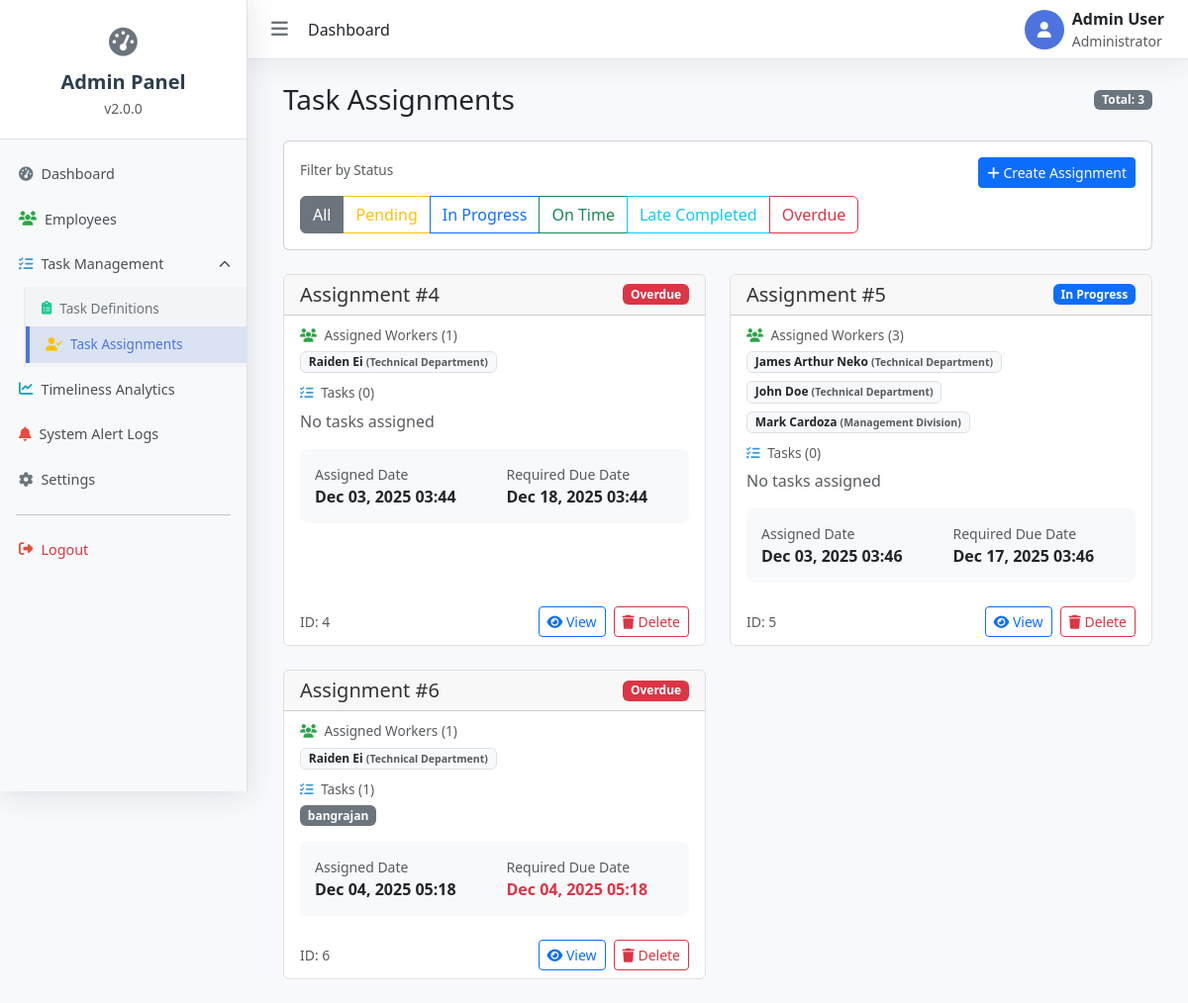
Before: /dashboard/assignments/ with the older database file.
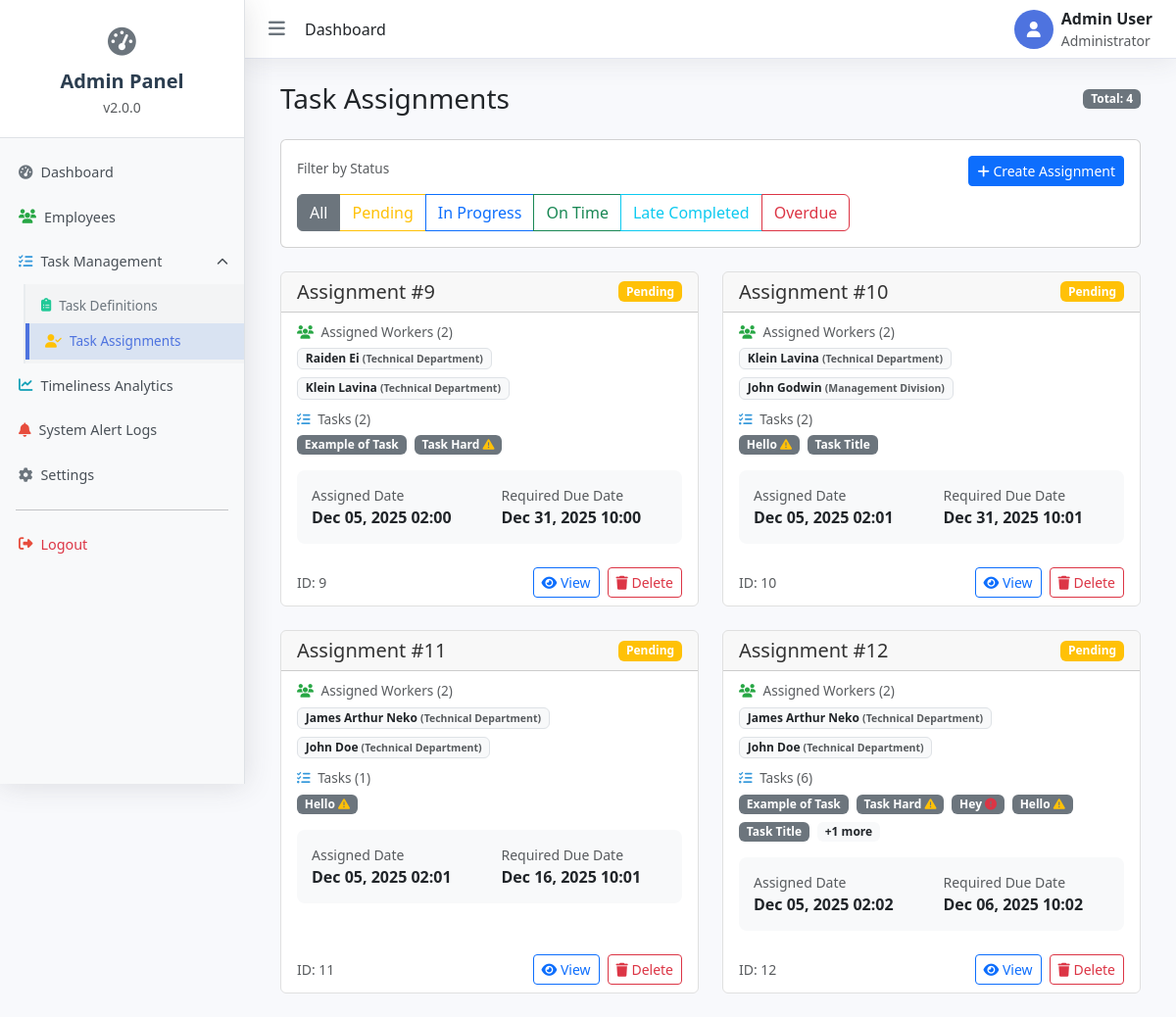
After: the same page with the newer database file.
### ttms_app/models.py (models this page shows, shortened)
class TaskAssignment(models.Model):
    STATUS_CHOICES = [
        ('P', 'Pending'),
        ('IP', 'In Progress'),
        ('OT', 'On Time Completed'),
        ('L', 'Late Completed'),
        ('D', 'Overdue'),
    ]
    worker = models.ManyToManyField(Employee, related_name='assigned_tasks')
    task = models.ManyToManyField(Task, related_name='assignments')
    assigned_date = models.DateTimeField(default=timezone.now)
    required_due_date = models.DateTimeField(
        help_text="The ultimate deadline for all tasks within this assignment."
    )
    actual_completion_date = models.DateTimeField(null=True, blank=True)
    submission_status = models.CharField(max_length=2, choices=STATUS_CHOICES, default='P')
    class Meta:
        ordering = ['required_due_date']
        verbose_name = "Task Assignment"

class Employee(models.Model):
    full_name = models.CharField(max_length=150)
    email = models.EmailField(unique=True)
    department = models.CharField(max_length=100, blank=True, null=True)
    role = models.CharField(max_length=100, blank=True, null=True)
    notification_preference = models.CharField(
        max_length=10,
        choices=[('email', 'Email'), ('in_app', 'In-App'), ('none', 'None')],
        default='email'
    )
    class Meta:
        verbose_name = "Employee"
        verbose_name_plural = "Employees"

class Task(models.Model):
    title = models.CharField(max_length=200)
    description = models.TextField(blank=True)
    standard_duration_days = models.PositiveSmallIntegerField(
        default=3,
        help_text="Standard number of days for task completion."
    )
    priority = models.CharField(
        max_length=10,
        choices=[('high', 'High'), ('medium', 'Medium'), ('low', 'Low')],
        default='medium'
    )
    class Meta:
        verbose_name = "Task Definition"
        verbose_name_plural = "Task Definitions"

### ttms_app/views.py (the view)
# urls.py: path('assignments/', views.assignments_view, name='assignments'),
def assignments_view(request):
    assignments = TaskAssignment.objects.all().order_by('id')
    status_filter = request.GET.get('status', 'all')
    if status_filter != 'all':
        assignments = assignments.filter(submission_status=status_filter)
    context = {
        'assignments': assignments,
        'now': timezone.now(),
        'employees': Employee.objects.all(),
        'tasks': Task.objects.all()
    }
    return render(request, 'admin_dashboard/assignment.html', context)

### templates/admin_dashboard/assignment.html (shortened to what the changed rows need)
{% extends 'admin_dashboard/base.html' %}
{% block content %}
<div class="container-fluid">
    <div class="d-flex justify-content-between align-items-center mb-4">
        <h1 class="h3 mb-0">Task Assignments</h1>
        <div class="d-flex gap-2">
            <span class="badge bg-secondary">Total: {{ assignments|length }}</span>
        </div>
    </div>
    <div class="row row-cols-1 row-cols-md-2 g-4">
        {% for assignment in assignments %}
        <div class="col">
            <div class="card h-100 assignment-card">
                <div class="card-header d-flex justify-content-between align-items-center">
                    <h5 class="card-title mb-0">Assignment #{{ assignment.pk }}</h5>
                    <span class="badge {% if assignment.submission_status == 'P' %}bg-warning{% elif assignment.submission_status == 'IP' %}bg-primary{% elif assignment.submission_status == 'OT' %}bg-success{% elif assignment.submission_status == 'L' %}bg-info{% elif assignment.submission_status == 'D' %}bg-danger{% endif %}">
                        {{ assignment.get_submission_status_display }}
                    </span>
                </div>
                <div class="card-body">
                    <div class="mb-3">
                        <h6 class="card-subtitle text-muted mb-2">
                            <i class="fas fa-users me-1"></i> Assigned Workers ({{ assignment.worker.all|length }})
                        </h6>
                        <div class="d-flex flex-wrap gap-2">
                            {% for worker in assignment.worker.all %}
                            <span class="badge bg-light text-dark border" title="{{ worker.full_name }} - {{ worker.department|default:'No Department' }}">
                                {{ worker.full_name }}
                                {% if worker.department %}
                                <small class="text-muted">({{ worker.department }})</small>
                                {% endif %}
                            </span>
                            {% empty %}
                            <span class="text-muted">No workers assigned</span>
                            {% endfor %}
                        </div>
                    </div>
                    <div class="mb-3">
                        <h6 class="card-subtitle text-muted mb-2">
                            <i class="fas fa-tasks me-1"></i> Tasks ({{ assignment.task.all|length }})
                        </h6>
                        <div class="d-flex flex-wrap gap-2">
                            {% for task in assignment.task.all|slice:":5" %}
                            <span class="badge bg-secondary" title="{{ task.title }}: {{ task.description|truncatechars:50 }}">
                                {{ task.title|truncatechars:20 }}
                                {% if task.priority == 'high' %}
                                <i class="fas fa-exclamation-circle text-danger"></i>
                                {% elif task.priority == 'medium' %}
                                <i class="fas fa-exclamation-triangle text-warning"></i>
                                {% endif %}
                            </span>
                            {% endfor %}
                            {% if assignment.task.all|length > 5 %}
                            <span class="badge bg-light text-dark">+{{ assignment.task.all|length|add:"-5" }} more</span>
                            {% endif %}
                            {% if not assignment.task.all %}
                            <span class="text-muted">No tasks assigned</span>
                            {% endif %}
                        </div>
                    </div>
                    <div class="timeline-info">
                        <div class="row">
                            <div class="col-6">
                                <small class="text-muted d-block">Assigned Date</small>
                                <strong>{{ assignment.assigned_date|date:"M d, Y H:i" }}</strong>
                            </div>
                            <div class="col-6">
                                <small class="text-muted d-block">Required Due Date</small>
                                <strong class="{% if assignment.required_due_date < now %}text-danger{% endif %}">
                                    {{ assignment.required_due_date|date:"M d, Y H:i" }}
                                </strong>
                            </div>
                        </div>
                    </div>
                </div>
                <div class="card-footer bg-transparent border-top-0">
                    <div class="d-flex justify-content-between align-items-center">
                        <small class="text-muted">
                            ID: {{ assignment.pk }}
                        </small>
                        <div class="actions d-flex gap-2">
                            <button type="button"
                                class="btn btn-sm btn-outline-primary"
                                data-bs-toggle="modal"
                                data-bs-target="#assignmentModal{{ assignment.pk }}">
                                <i class="fas fa-eye"></i> View
                            </button>
                            <button type="button"
                                class="btn btn-sm btn-outline-danger"
                                data-bs-toggle="modal"
                                data-bs-target="#deleteAssignmentModal{{ assignment.pk }}">
                                <i class="fas fa-trash"></i> Delete
                            </button>
                        </div>
                    </div>
                </div>
            </div>
        </div>
        {% endfor %}
    </div>
</div>
{% endblock %}

Changed rows visible on the page:
removed TaskAssignment: pk "4", submission_status "Overdue", worker.all|length "1", task.all|length "0", shows "No tasks assigned", assigned_date "Dec 03, 2025 03:44", required_due_date "Dec 18, 2025 03:44", Employee (full_name "Raiden Ei", department "Technical Department")
removed TaskAssignment: pk "5", submission_status "In Progress", worker.all|length "3", task.all|length "0", shows "No tasks assigned", assigned_date "Dec 03, 2025 03:46", required_due_date "Dec 17, 2025 03:46", Employee (full_name "James Arthur Neko", department "Technical Department"), Employee (full_name "John Doe", department "Technical Department")
no longer on this page (row unchanged): Employee: full_name "Mark Cardoza", department "Management Division", shown under "5"
removed TaskAssignment: pk "6", submission_status "Overdue", worker.all|length "1", task.all|length "1", assigned_date "Dec 04, 2025 05:18", required_due_date "Dec 04, 2025 05:18", Employee (full_name "Raiden Ei", department "Technical Department")
removed Task: title "bangrajan", shown under "6"
added TaskAssignment: pk "9", submission_status "Pending", worker.all|length "2", task.all|length "2", assigned_date "Dec 05, 2025 02:00", required_due_date "Dec 31, 2025 10:00", Employee (full_name "Raiden Ei", department "Technical Department")
now on this page (row unchanged): Employee: full_name "Klein Lavina", department "Technical Department"
added Task: title "Example of Task"
added Task: title "Task Hard", priority "medium" (drawn)
added TaskAssignment: pk "10", submission_status "Pending", worker.all|length "2", task.all|length "2", assigned_date "Dec 05, 2025 02:01", required_due_date "Dec 31, 2025 10:01"
now on this page (row unchanged): Employee: full_name "John Godwin", department "Management Division", shown under "10"
added Task: title "Hello", priority "medium" (drawn)
added Task: title "Task Title"
added TaskAssignment: pk "11", submission_status "Pending", worker.all|length "2", task.all|length "1", assigned_date "Dec 05, 2025 02:01", required_due_date "Dec 16, 2025 10:01", Employee (full_name "James Arthur Neko", department "Technical Department"), Employee (full_name "John Doe", department "Technical Department")
added TaskAssignment: pk "12", submission_status "Pending", worker.all|length "2", task.all|length "6", task.all|length "1", assigned_date "Dec 05, 2025 02:02", required_due_date "Dec 06, 2025 10:02", Employee (full_name "James Arthur Neko", department "Technical Department"), Employee (full_name "John Doe", department "Technical Department")
added Task: title "Hey", priority "high" (drawn), shown under "12"
Other visible differences:
{{ assignments|length }}: "3" → "4"
